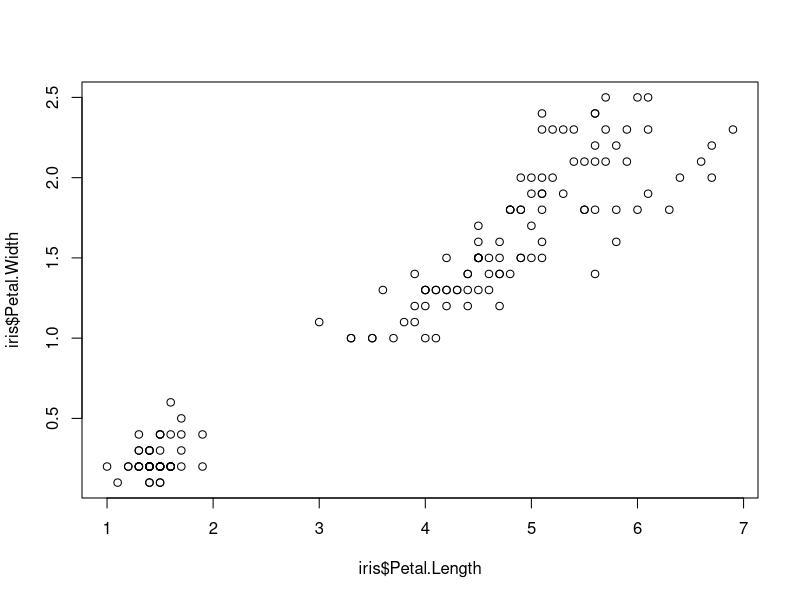
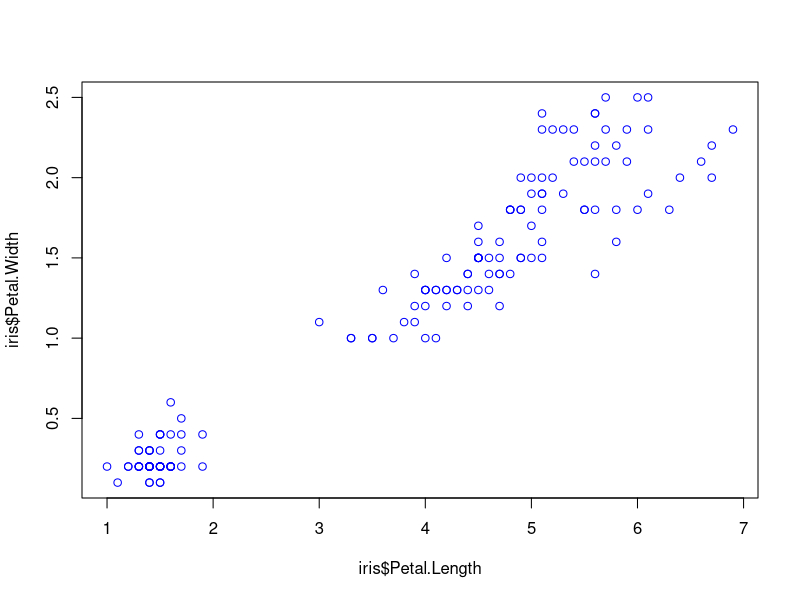
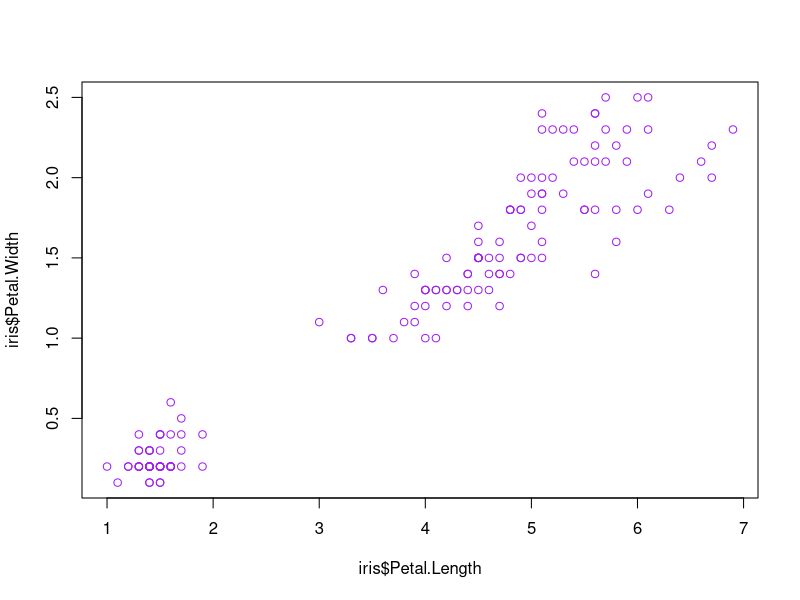
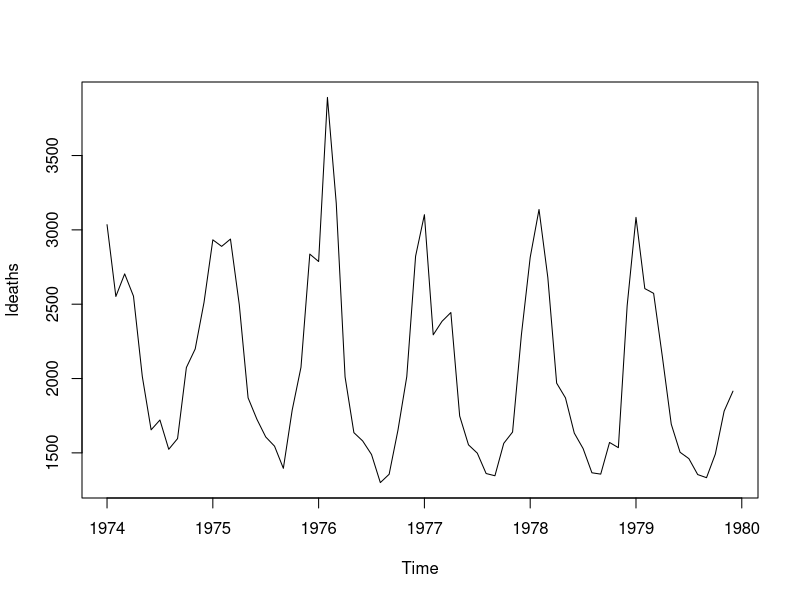
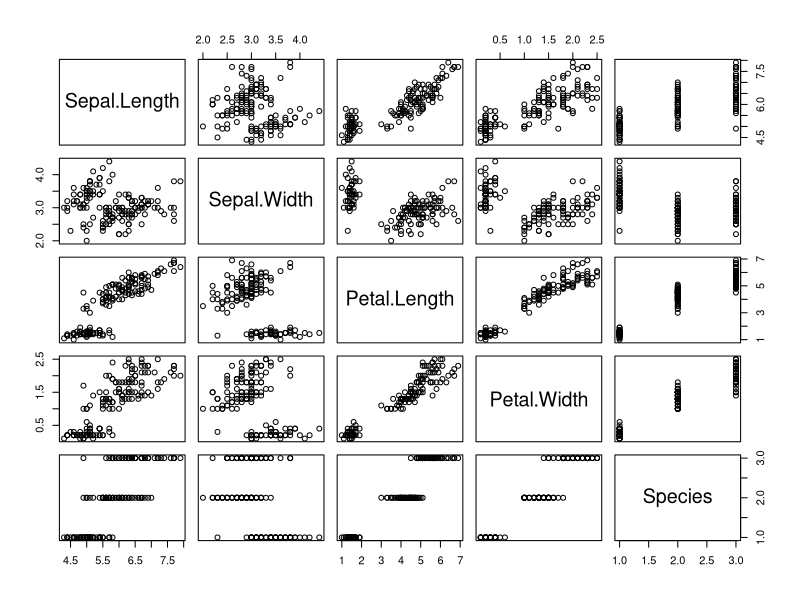
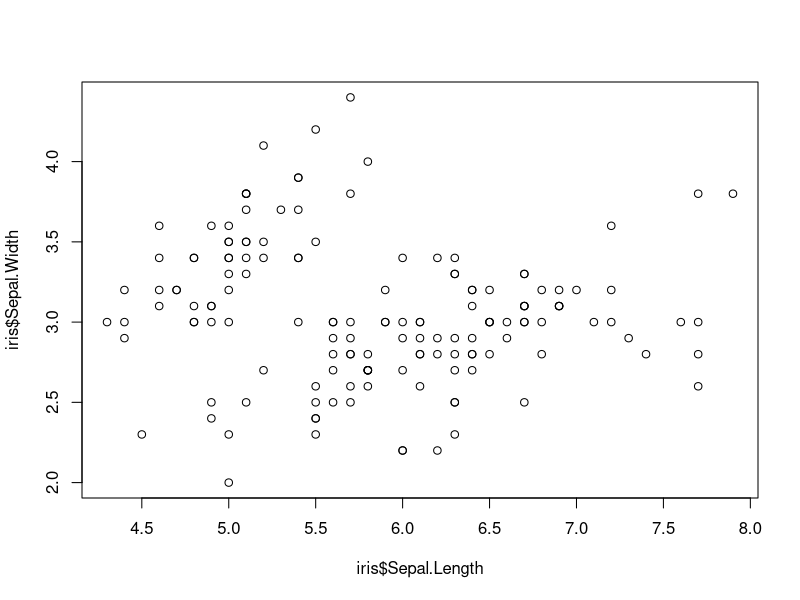
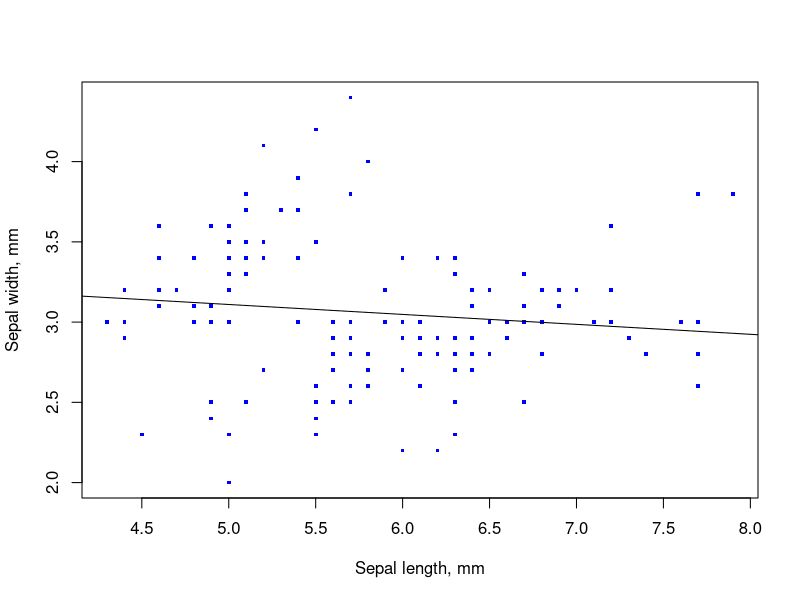
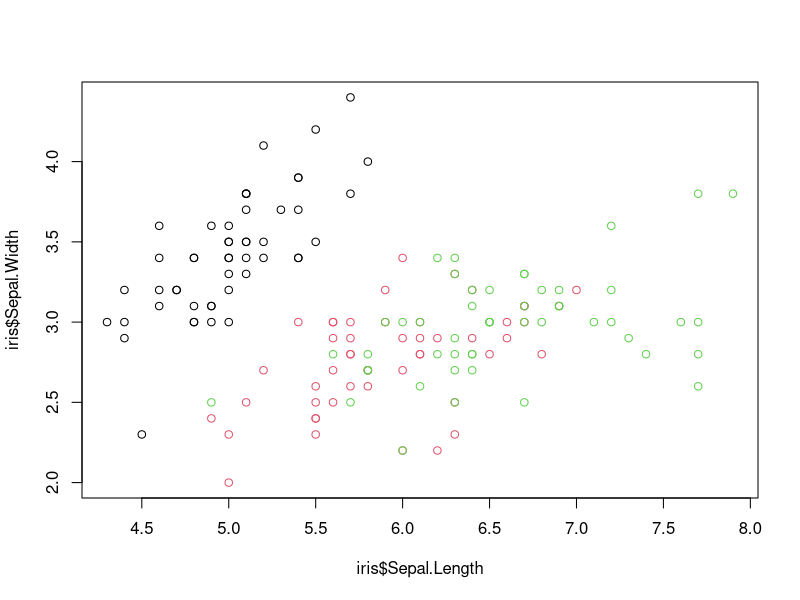

These figures' R source, in order:
## ---- chunk 1
knitr::opts_chunk$set(echo = TRUE)
library(ggplot2)
## ---- chunk 2
# plot iris petal length vs. width
plot(iris$Petal.Length, iris$Petal.Width)
plot(iris$Petal.Length, iris$Petal.Width, col="blue")
plot(iris$Petal.Length, iris$Petal.Width, col="purple")
## ---- chunk 3
dev.cur()   # current device (a.k.a. device 1)
dev.list()  # list all open devices (only one should be listed right now)
## ---- chunk 4
# ================================================== #
# plot to PDF file in RMD (execute all at once)
pdf("iris_plot.pdf")
dev.cur()
plot(iris$Petal.Length, iris$Petal.Width, col="purple")
dev.off()

# ================================================== #
# repeat in console
pdf("iris_plot.pdf")
plot(iris$Petal.Length, iris$Petal.Width, col="magenta")
dev.off()

dev.cur()
## ---- chunk 5
# ================================================== #
# two plots in the same PDF file, each gets its own page
pdf("iris_plot.pdf")
dev.cur()
plot(iris$Petal.Length, iris$Petal.Width, col="purple")
plot(iris$Petal.Length, iris$Petal.Width, col="magenta")
dev.off()
## ---- chunk 6
plot(ldeaths)
## ---- chunk 7
head(iris)
str(iris)
plot(iris)
## ---- chunk 8
plot(x=iris$Sepal.Length,
     y=iris$Sepal.Width)
## ---- chunk 9
# ================================================== #
# fancy plot
x=iris$Sepal.Length
y=iris$Sepal.Width

plot(x, y,
     pch = 15, # 23            # shape of data points
     col = "blue",             # color of data points
     cex = 0.5,                # size  of data points
     xlab='Sepal length, mm',  # nicer axis labels
     ylab='Sepal width, mm')

# ================================================== #
# add a regression line
# this throws an error if try to use dataframe cols directly
# this is because the function wants a matrix or vector object
abline(lm(y ~ x))
## ---- chunk 10
plot(x=iris$Sepal.Length,
     y=iris$Sepal.Width,
     col=iris$Species)   # color the points by their species group/factor
## ---- chunk 11
# ================================================== #
# new palette with 3 weird colors
# BEWARE: these will just get recycled if there are more factors than colors!
palette(c("deepskyblue", "darkorchid1", "darkorange2"))
plot(x=iris$Sepal.Length,
     y=iris$Sepal.Width,
     col=iris$Species)

# ================================================== #
# change back to the (ugly) R default palette!
palette("default")
plot(x=iris$Sepal.Length,
     y=iris$Sepal.Width,
     col=iris$Species)
## ---- chunk 12
# use 3 manually assigned colors
plot(x=iris$Sepal.Length,
     y=iris$Sepal.Width,
     col=c("red","green","blue"))
## ---- chunk 13
# ================================================== #
# make a copy of the Species column and check the levels
species_colors = iris$Species  # a factor column
levels(species_colors)         # also a factor vector

# ================================================== #
# set color names as levels
levels(species_colors) = c("orange","purple","aquamarine")

# what is this vector? is it still a factor?
head(species_colors)
tail(species_colors)
str(species_colors)

# try this
plot(iris$Sepal.Length,
     y=iris$Sepal.Width,
     col=species_colors)
## ---- chunk 14
# ================================================== #
# convert to character vector and replot
species_colors = as.character(species_colors)
plot(x=iris$Sepal.Length,
     y=iris$Sepal.Width,
     col=species_colors)
## ---- chunk 15
library(ggplot2)
head(iris)

# ================================================== #
# quick plot with defaults
qplot(x=Sepal.Length,
      y=Sepal.Width,
      data=iris,
      geom=c("point"),
      color=Species,
      xlab='Sepal length, mm',
      ylab='Sepal width, mm')
## ---- chunk 16
ggplot(data=iris,                    # specify the data frame
       mapping=aes(x=Sepal.Length,   # add aesthetics
                   y=Sepal.Width)) +
  geom_point() +                     # add geometry
  theme_grey() +                     # add a theme (this is actually the default theme)
  xlab('Sepal length, mm') +         # add axis labels
  ylab('Sepal width, mm')
## ---- chunk 17
# ================================================== #
# global aes mapping by factor group
ggplot(data=iris, 
       mapping=aes(x=Sepal.Length,
                   y=Sepal.Width,
                   color=Species)) + # global color
  geom_point() +
  xlab('Sepal length, mm') +
  ylab('Sepal width, mm')

# ================================================== #
# mapping to data to aes can also go inside a geometry
ggplot(data=iris, 
       mapping=aes(x=Sepal.Length,
                   y=Sepal.Width)) +
  geom_point(mapping=aes(color=Species)) # geom color

# ================================================== #
# manual mapping of ALL data to the same color

# can do this globally ...
ggplot(data=iris,
       mapping=aes(x=Sepal.Length,
                   y=Sepal.Width, color="red")) +
  geom_point()

# ... or in the geom layer
ggplot(data=iris,
       mapping=aes(x=Sepal.Length,
                   y=Sepal.Width)) +
  geom_point(color="red")
## ---- chunk 18
hist(iris$Sepal.Length)
## ---- chunk 19
# ================================================== #
# do it in steps

# virgnica_rows = which(iris$Species=='virginica')
# iris_virginica = iris[virgnica_rows,]
# hist(iris_virginica$Sepal.Length)

# ================================================== #
# do it in one go
hist(iris[which(iris$Species=='virginica'), "Sepal.Length"])

# ================================================== #
# prettier
hist(iris[which(iris$Species=='virginica'), "Sepal.Length"],
     xlab='Sepal length, mm',
     main='Sepal length for Virginica')
## ---- chunk 20
qplot(x=Sepal.Length,
      data=iris,
      fill=Species,
      color=Species,   # here color applies to the borders!
      alpha=0.2)       # make the bars semi-transparent
## ---- chunk 21
ggplot(data=iris,
       mapping=aes(x=Sepal.Length,
                   fill=Species,
                   color=Species,
                   alpha=0.2))  +
  geom_histogram()
## ---- chunk 22
ggplot(data=iris,
       mapping=aes(x=Sepal.Length,
                   fill=Species,
                   color=Species))  +
  geom_histogram(alpha=0.2)
## ---- chunk 23
ggplot(data=iris,
       mapping=aes(x=Sepal.Length))  +
  geom_histogram(aes(fill=Species, color=Species),
                 alpha=0.2)
## ---- chunk 24
# ================================================== #
# create sample data
sampleData.df = data.frame(Control=sample(20,5),
                           Nitrogen=sample(20,5),
                           Phospate=sample(20,5))
rownames(sampleData.df) = c("GeneA","GeneB","GeneC", "GeneD", "GeneE")
sampleData.df # take a look

# ================================================== #
# genes in Control condition (a single vector)
barplot(height=sampleData.df$Control,
        names.arg=row.names(sampleData.df))

# ================================================== #
# matrix with stacked bars
barplot(height=as.matrix(sampleData.df))
#barplot(height = sampleData.df) # this does not work!

# ================================================== #
# side-by-side bars in the rainbow palette, horizontal orientation
barplot(height=as.matrix(sampleData.df),
        beside=TRUE,
        horiz=TRUE,
        col=rainbow(4))
## ---- chunk 25
barplot(height=as.matrix(sampleData.df),
        beside=TRUE,
        horiz=TRUE,
        col=rainbow(5)) # use the right number of colors

# add a legend
legend(15, 10, # horizontal and vertical position
       legend = rownames(sampleData.df), 
       fill = rainbow(5))
## ---- chunk 26
barplot(height=as.matrix(sampleData.df),
        beside=TRUE,
        horiz=TRUE,
        xlim = c(0,26),
        col=rainbow(5)) # use the right number of colors

# add a legend with colors
legend(21, 14, 
       legend = rownames(sampleData.df), 
       fill = rainbow(5))

## ---- chunk 27
# ================================================== #
# transform wide to long format
sampleData.df.long = stack(sampleData.df)
head(sampleData.df.long) # check

# ================================================== #
# Let's rename "ind" to "Condition"
colnames(sampleData.df.long)[2] = "Condition"

# ================================================== #
# Let's also add a "Gene" column
# Since there are 5 genes and 3 conditions, we will just replicate the 5 gene names 3 times.
sampleData.df.long$Gene = rep(rownames(sampleData.df),3)
head(sampleData.df.long) # check
## ---- chunk 28
# ================================================== #
# stacked
ggplot(data=sampleData.df.long,
       aes(x=Condition,
           y=values,
           fill=Gene)) +
  # geom_bar(stat="identity") # this works, but ...
    geom_col()                # this is simpler
  
# ================================================== #
# side-by-side
ggplot(data=sampleData.df.long,
       aes(x=Condition,
           y=values,
           fill=Gene)) +

  # geom_bar(stat="identity",
  #          color="black",
  #          position=position_dodge())
  
geom_col(position = "dodge",  # still simpler than geom_bar()
         color="black")
